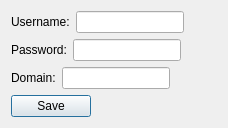
<?xml version="1.0" encoding="UTF-8"?>
<ui version="4.0">
 <class>Settings_Dialog</class>
 <widget class="QDialog" name="Settings_Dialog">
  <property name="geometry">
   <rect>
    <x>0</x>
    <y>0</y>
    <width>228</width>
    <height>125</height>
   </rect>
  </property>
  <property name="windowTitle">
   <string>Dialog</string>
  </property>
  <layout class="QFormLayout" name="formLayout">
   <item row="0" column="0">
    <layout class="QHBoxLayout" name="horizontalLayout">
     <item>
      <widget class="QLabel" name="label">
       <property name="text">
        <string>Username:</string>
       </property>
      </widget>
     </item>
     <item>
      <widget class="QLineEdit" name="lineEdit"/>
     </item>
    </layout>
   </item>
   <item row="1" column="0">
    <layout class="QHBoxLayout" name="horizontalLayout_2">
     <item>
      <widget class="QLabel" name="label_2">
       <property name="text">
        <string>Password:</string>
       </property>
      </widget>
     </item>
     <item>
      <widget class="QLineEdit" name="lineEdit_2"/>
     </item>
    </layout>
   </item>
   <item row="2" column="0">
    <layout class="QHBoxLayout" name="horizontalLayout_3">
     <item>
      <widget class="QLabel" name="label_3">
       <property name="text">
        <string>Domain:</string>
       </property>
      </widget>
     </item>
     <item>
      <widget class="QLineEdit" name="lineEdit_3"/>
     </item>
    </layout>
   </item>
   <item row="3" column="0">
    <widget class="QPushButton" name="pushButton">
     <property name="text">
      <string>Save</string>
     </property>
    </widget>
   </item>
  </layout>
 </widget>
 <resources/>
 <connections/>
</ui>
